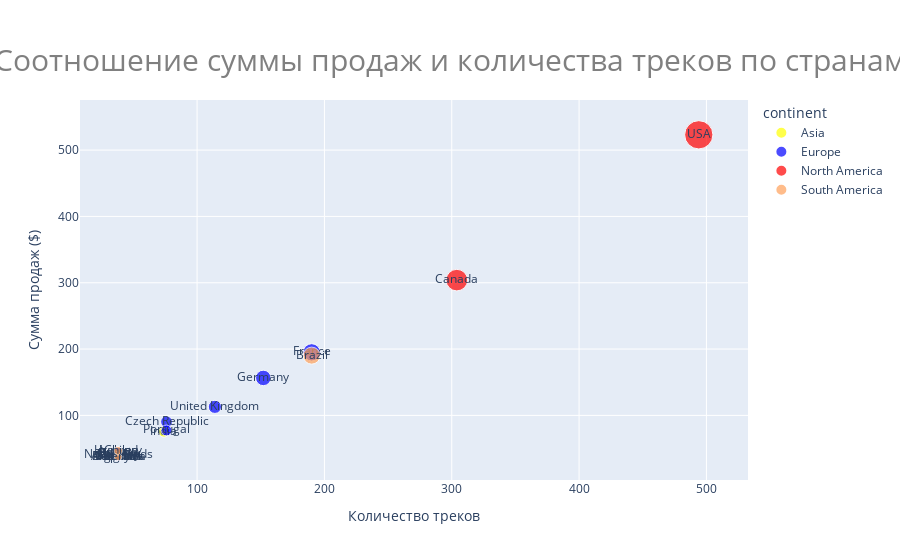

The notebook cell this image was saved under:
### Markdown cell above
### Задание 1.5

### Code cell
fig = px.scatter(
    df2,
    x="track_count",
    y="total_sales",
    text="country",
    color="continent",
    title="Соотношение суммы продаж и количества треков по странам",
    labels={"track_count": "Количество треков", "total_sales": "Сумма продаж ($)"},
    size="total_sales",
    hover_data={
        "country": True,
        "total_sales": ":$.2f",
        "track_count": ":d",
        "avg_sales_per_track": ":$.2f"
    },
    color_discrete_map={
        "Asia": "yellow",
        "Europe": "blue",
        "North America": "red",
        "Other": "gray"
    }
)

fig.update_layout(
    title={
        'text': 'Соотношение суммы продаж и количества треков по странам',
        'x': 0.5,
        'xanchor': 'center',
        'yanchor': 'top'
    },
    title_font=dict(
        size=30,
        color='gray'
    )
)

fig.show()

### Figure 1 — Plotly figure (JSON) as saved in the notebook; plotly's stock layout.template omitted (floating-point values rounded to 4 significant figures)
{"data": [{"customdata": [["Australia", 0.99], ["India", 1.02]], "hovertemplate": "continent=Asia<br>Количество треков=%{x:d}<br>Сумма продаж ($)=%{marker.size:$.2f}<br>country=%{customdata[0]}<br>avg_sales_per_track=%{customdata[1]:$.2f}<extra></extra>", "legendgroup": "Asia", "marker": {"color": "yellow", "size": [37.62, 75.26], "sizemode": "area", "sizeref": 1.308, "symbol": "circle"}, "mode": "markers+text", "name": "Asia", "orientation": "v", "showlegend": true, "text": ["Australia", "India"], "type": "scatter", "x": [38, 74], "xaxis": "x", "y": [37.62, 75.26], "yaxis": "y"}, {"customdata": [["Austria", 1.12], ["Belgium", 0.99], ["Czech Republic", 1.19], ["Denmark", 0.99], ["Finland", 1.1], ["France", 1.03], ["Germany", 1.03], ["Hungary", 1.2], ["Ireland", 1.2], ["Italy", 0.99], ["Netherlands", 1.07], ["Norway", 1.04], ["Poland", 0.99], ["Portugal", 1.02], ["Spain", 0.99], ["Sweden", 1.02], ["United Kingdom", 0.99]], "hovertemplate": "continent=Europe<br>Количество треков=%{x:d}<br>Сумма продаж ($)=%{marker.size:$.2f}<br>country=%{customdata[0]}<br>avg_sales_per_track=%{customdata[1]:$.2f}<extra></extra>", "legendgroup": "Europe", "marker": {"color": "blue", "size": [42.62, 37.62, 90.24, 37.62, 41.62, 195.1, 156.5, 45.62, 45.62, 37.62, 40.62, 39.62, 37.62, 77.24, 37.62, 38.62, 112.9], "sizemode": "area", "sizeref": 1.308, "symbol": "circle"}, "mode": "markers+text", "name": "Europe", "orientation": "v", "showlegend": true, "text": ["Austria", "Belgium", "Czech Republic", "Denmark", "Finland", "France", "Germany", "Hungary", "Ireland", "Italy", "Netherlands", "Norway", "Poland", "Portugal", "Spain", "Sweden", "United Kingdom"], "type": "scatter", "x": [38, 38, 76, 38, 38, 190, 152, 38, 38, 38, 38, 38, 38, 76, 38, 38, 114], "xaxis": "x", "y": [42.62, 37.62, 90.24, 37.62, 41.62, 195.1, 156.5, 45.62, 45.62, 37.62, 40.62, 39.62, 37.62, 77.24, 37.62, 38.62, 112.9], "yaxis": "y"}, {"customdata": [["Canada", 1], ["USA", 1.06]], "hovertemplate": "continent=North America<br>Количество треков=%{x:d}<br>Сумма продаж ($)=%{marker.size:$.2f}<br>country=%{customdata[0]}<br>avg_sales_per_track=%{customdata[1]:$.2f}<extra></extra>", "legendgroup": "North America", "marker": {"color": "red", "size": [304.0, 523.1], "sizemode": "area", "sizeref": 1.308, "symbol": "circle"}, "mode": "markers+text", "name": "North America", "orientation": "v", "showlegend": true, "text": ["Canada", "USA"], "type": "scatter", "x": [304, 494], "xaxis": "x", "y": [304.0, 523.1], "yaxis": "y"}, {"customdata": [["Argentina", 0.99], ["Brazil", 1], ["Chile", 1.23]], "hovertemplate": "continent=South America<br>Количество треков=%{x:d}<br>Сумма продаж ($)=%{marker.size:$.2f}<br>country=%{customdata[0]}<br>avg_sales_per_track=%{customdata[1]:$.2f}<extra></extra>", "legendgroup": "South America", "marker": {"color": "#FFA15A", "size": [37.62, 190.1, 46.62], "sizemode": "area", "sizeref": 1.308, "symbol": "circle"}, "mode": "markers+text", "name": "South America", "orientation": "v", "showlegend": true, "text": ["Argentina", "Brazil", "Chile"], "type": "scatter", "x": [38, 190, 38], "xaxis": "x", "y": [37.62, 190.1, 46.62], "yaxis": "y"}], "layout": {"legend": {"itemsizing": "constant", "title": {"text": "continent"}, "tracegroupgap": 0}, "title": {"font": {"color": "gray", "size": 30}, "text": "Соотношение суммы продаж и количества треков по странам", "x": 0.5, "xanchor": "center", "yanchor": "top"}, "xaxis": {"anchor": "y", "domain": [0, 1], "title": {"text": "Количество треков"}}, "yaxis": {"anchor": "x", "domain": [0, 1], "title": {"text": "Сумма продаж ($)"}}}}
